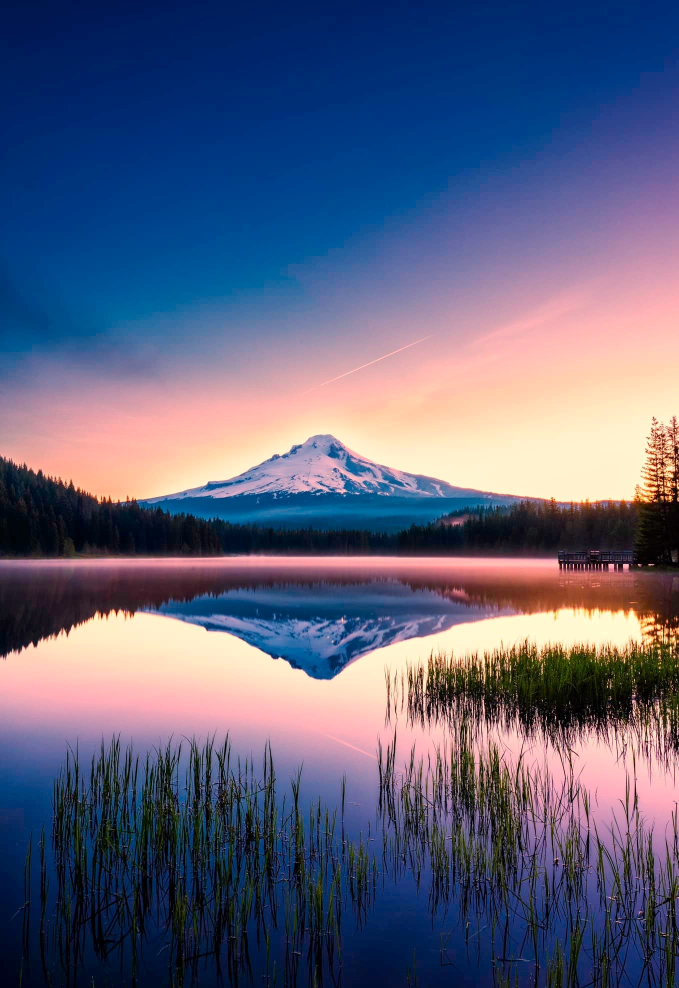
#> input picture imagenes/captura1.png, 1358 x 1976 px (shown at 1/2 size)
$ jupyter execute 'Código - Filtros_Y_Descriptores - Procesamiento_De_Imágenes.ipynb'   (older library calls are emulated)
#> lines starting #> are read from the running program, lines starting #| are printed output that depends on the picture; after the words box and inside, x2 and y2 are one past the last pixel; in counts of white or black regions, pixels touching at a corner belong together
#**Importaciones necesarias**

[cell 1]
import os
import numpy as np
import cv2 as cv
import pandas as pd
from zipfile import ZipFile
import matplotlib.pyplot as plt
from skimage.feature import hog
from google.colab.patches import cv2_imshow

from sklearn.model_selection import train_test_split
from keras.models import Sequential
from keras.layers import Dense
from keras.utils import to_categorical
from sklearn.metrics import accuracy_score
from sklearn.metrics import precision_score
from sklearn.metrics import f1_score
from sklearn.metrics import recall_score
from sklearn.metrics import confusion_matrix
import matplotlib.pyplot as plt
import seaborn as sns
import missingno as msno
from keras.utils import plot_model
from skimage import data, exposure

#**Filtros**

- Filtro de media
- Filtro de mediana
- Filtro logarítmico
- Filtro de cuadro normalizado
- Filtro gaussiano
- Filtro Laplace
- Filtro Sobel
- Filtro Canny

[cell 2]
img = cv.imread('imagenes/captura1.png',  cv.IMREAD_GRAYSCALE)
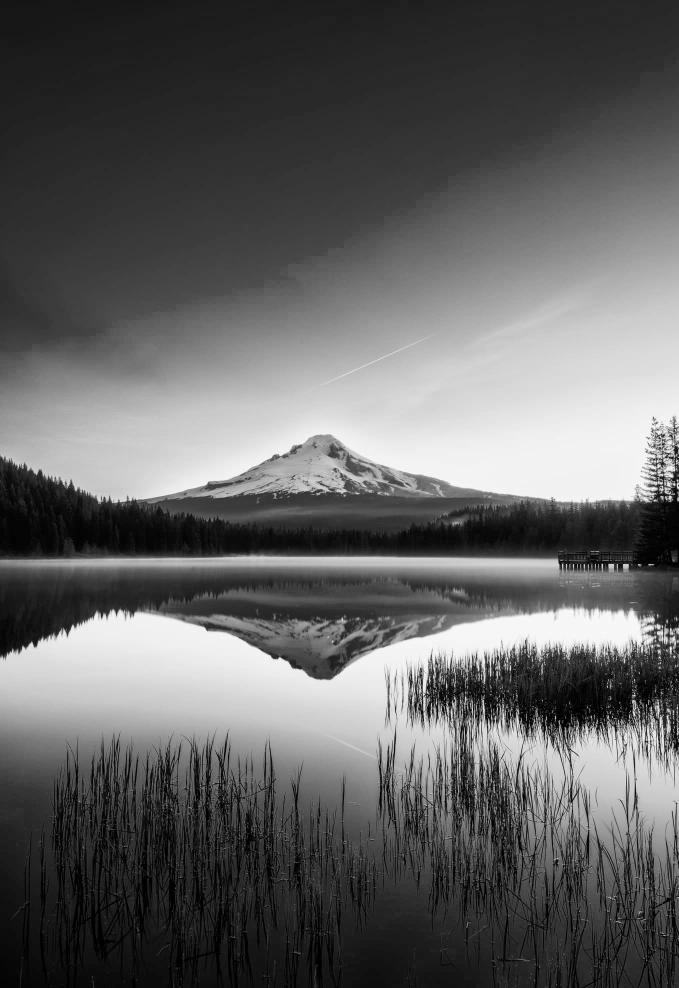
#> img: shape (1976, 1358) (shown at 1/2 size); min 0, max 255, mean 98.2

# A. Filtro de media:
mean_filter = cv.blur(img, (5, 5))

# B. Filtro de mediana:
median_filter = cv.medianBlur(img, 5)

# C. Filtro logarítmico:
c = 255 / np.log(1 + np.max(img))
#> c = 45.99
log_image = c * (np.log(img + 1))
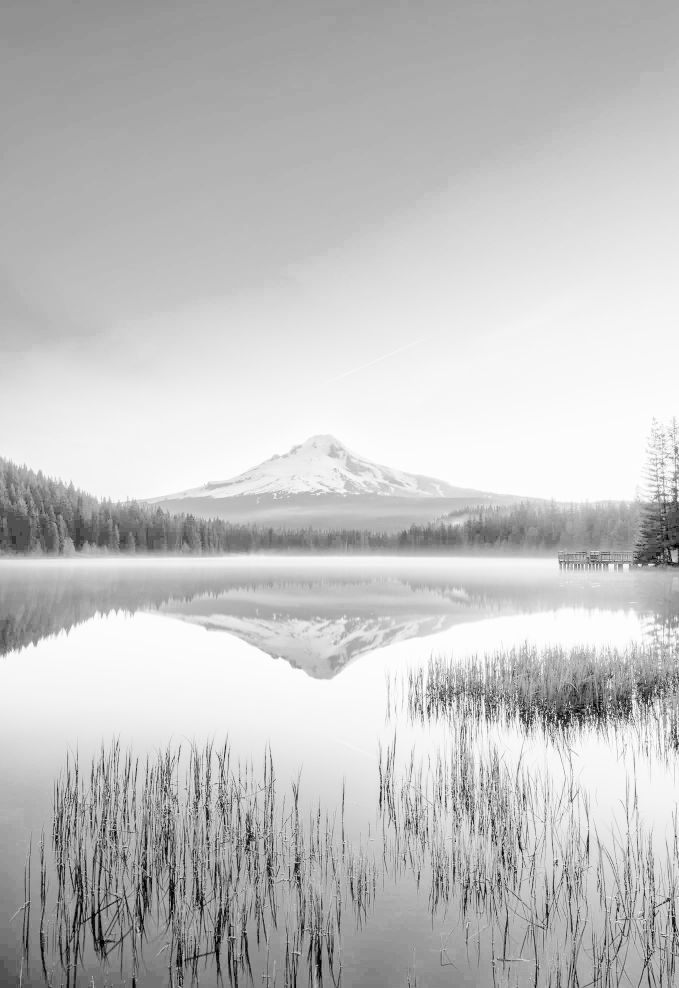
#> log_image: shape (1976, 1358) float16 (shown at 1/2 size); 0% of the values are NaN or infinite; the others: min 0, max 255, mean 194.6; drawn with min black, max white, NaN and infinite black
log_image = np.array(log_image, dtype=np.uint8)

# D. Filtro de cuadro normalizado:
box_filter = cv.boxFilter(img, -1, (5, 5), normalize=True)

# E. Filtro gaussiano:
gaussian_filter = cv.GaussianBlur(img, (5, 5), 0)

# F. Filtro Laplace:
laplacian_filter = cv.Laplacian(img, cv.CV_32F, ksize=5)
laplacian_filter = np.uint8(np.absolute(laplacian_filter))
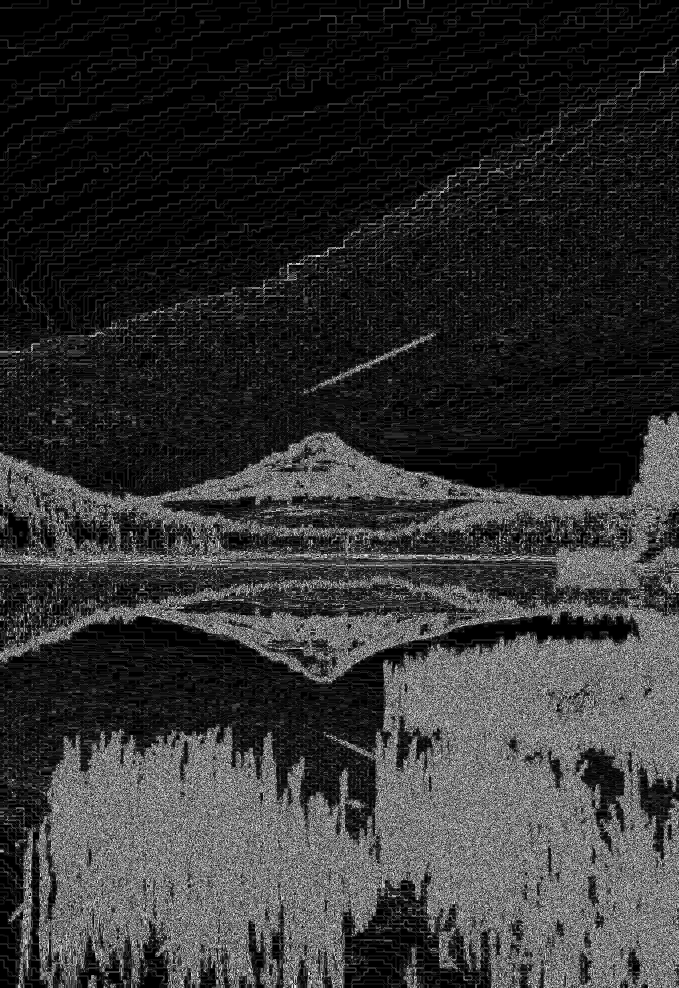
#> laplacian_filter: shape (1976, 1358) (shown at 1/2 size); min 0, max 254, mean 49.9

# G. Filtro Sobel:
sobel_x = cv.Sobel(img, cv.CV_64F, 1, 0, ksize=5)
sobel_y = cv.Sobel(img, cv.CV_64F, 0, 1, ksize=5)
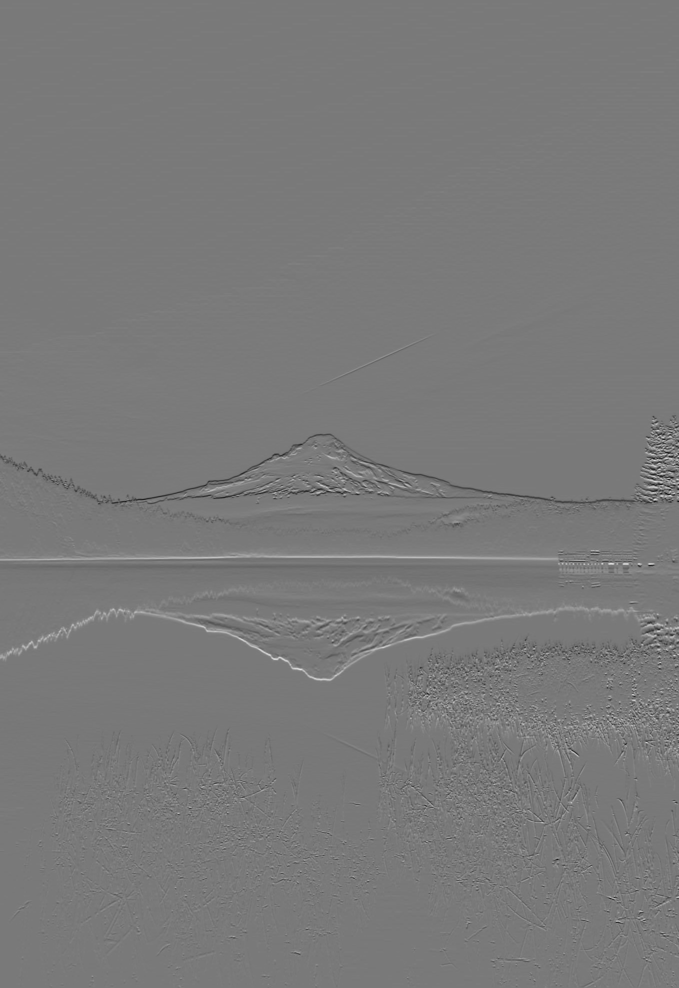
#> sobel_y: shape (1976, 1358) float64 (shown at 1/2 size); min -8450, max 9234, mean -0.7; drawn with min black and max white
sobel_filter = cv.addWeighted(sobel_x, 0.5, sobel_y, 0.5, 0)

# H. Filtro Canny:
canny_filter = cv.Canny(img, 100, 200)
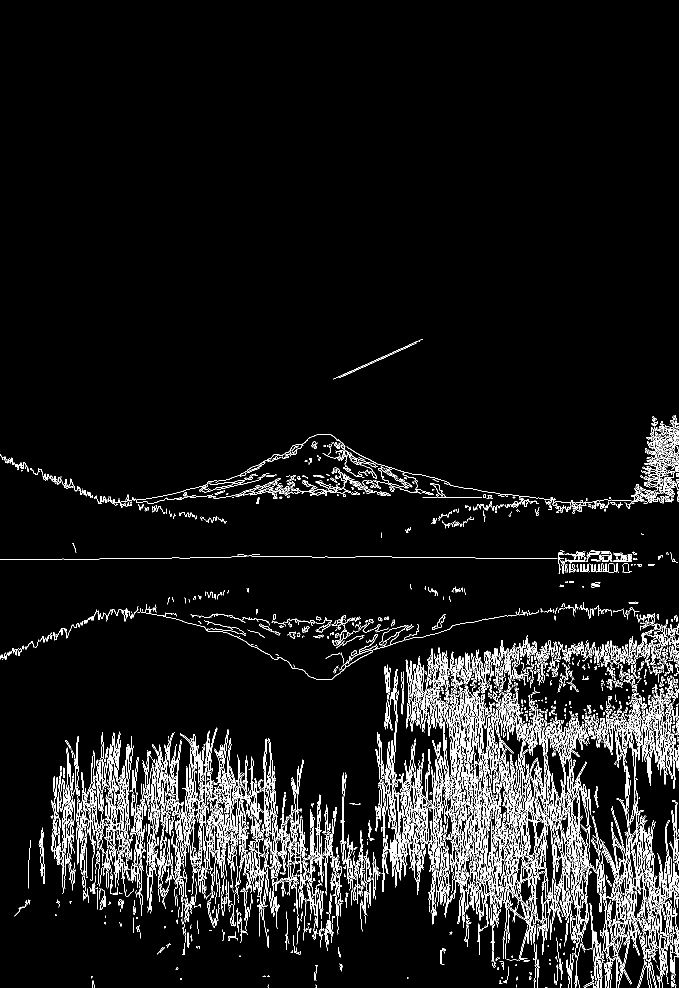
#> canny_filter: shape (1976, 1358) (shown at 1/2 size); 6% white in thin lines or dots, all inside (x1, y1, x2, y2) = (0, 678, 1358, 1976)

plt.figure(figsize=(10, 10))
plt.subplot(3, 3, 1), plt.imshow(img, cmap='gray')
plt.title('Imagen original'), plt.xticks([]), plt.yticks([])
plt.subplot(3, 3, 2), plt.imshow(mean_filter, cmap='gray')
plt.title('Filtro de media'), plt.xticks([]), plt.yticks([])
plt.subplot(3, 3, 3), plt.imshow(median_filter, cmap='gray')
plt.title('Filtro de mediana'), plt.xticks([]), plt.yticks([])
plt.subplot(3, 3, 4), plt.imshow(log_image, cmap='gray')
plt.title('Filtro logarítmico'), plt.xticks([]), plt.yticks([])
plt.subplot(3, 3, 5), plt.imshow(box_filter, cmap='gray')
plt.title('Filtro de cuadro normalizado'), plt.xticks([]), plt.yticks([])
plt.subplot(3, 3, 6), plt.imshow(gaussian_filter, cmap='gray')
plt.title('Filtro gaussiano'), plt.xticks([]), plt.yticks([])
plt.subplot(3, 3, 7), plt.imshow(laplacian_filter, cmap='gray')
plt.title('Filtro Laplace'), plt.xticks([]), plt.yticks([])
plt.subplot(3, 3, 8), plt.imshow(sobel_filter, cmap='gray')
plt.title('Filtro Sobel'), plt.xticks([]), plt.yticks([])
plt.subplot(3, 3, 9), plt.imshow(canny_filter, cmap='gray')
plt.title('Filtro Canny'), plt.xticks([]), plt.yticks([])
plt.show()

## Aplicación del **filtro de media** manualmente:

[cell 3]
# Función para aplicar un filtro de media manualmente
def mean_filter(image, kernel):

    # Obtener la forma de la imagen y crear una imagen vacía del mismo tamaño
    shape = image.shape
#> shape = (1976, 1358)
    filtered_image = np.zeros(shape, dtype=np.float32)

    # Obtener el tamaño del kernel y calcular el radio
    kernel_radius = kernel.shape[0] // 2

    # Recorrer cada píxel de la imagen
    for i in range(shape[0]):
        for j in range(shape[1]):
            pixel_sum = 0
            count = 0

            # Recorrer cada píxel vecino dentro del kernel
            for k in range(-kernel_radius, kernel_radius+1):
                for l in range(-kernel_radius, kernel_radius+1):

                    # Comprobar si el píxel vecino está dentro de la imagen
                    if i+k >= 0 and i+k < shape[0] and j+l >= 0 and j+l < shape[1]:

                        # Sumar el valor del píxel vecino a la suma total
                        pixel_sum += image[i+k, j+l]
                        count += 1

            # Calcular el valor del píxel filtrado
            filtered_image[i, j] = pixel_sum / count
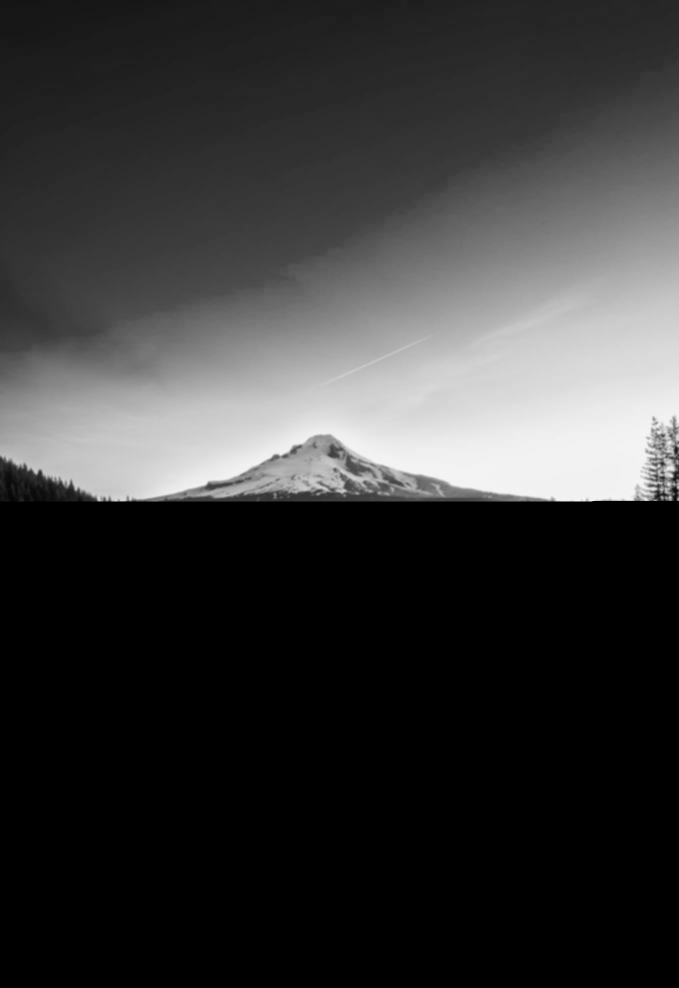
#> filtered_image: shape (1976, 1358) float32 (shown at 1/2 size); min 0, max 245.8, mean 55.2

    filtered_image = np.uint8(filtered_image)
    return filtered_image
